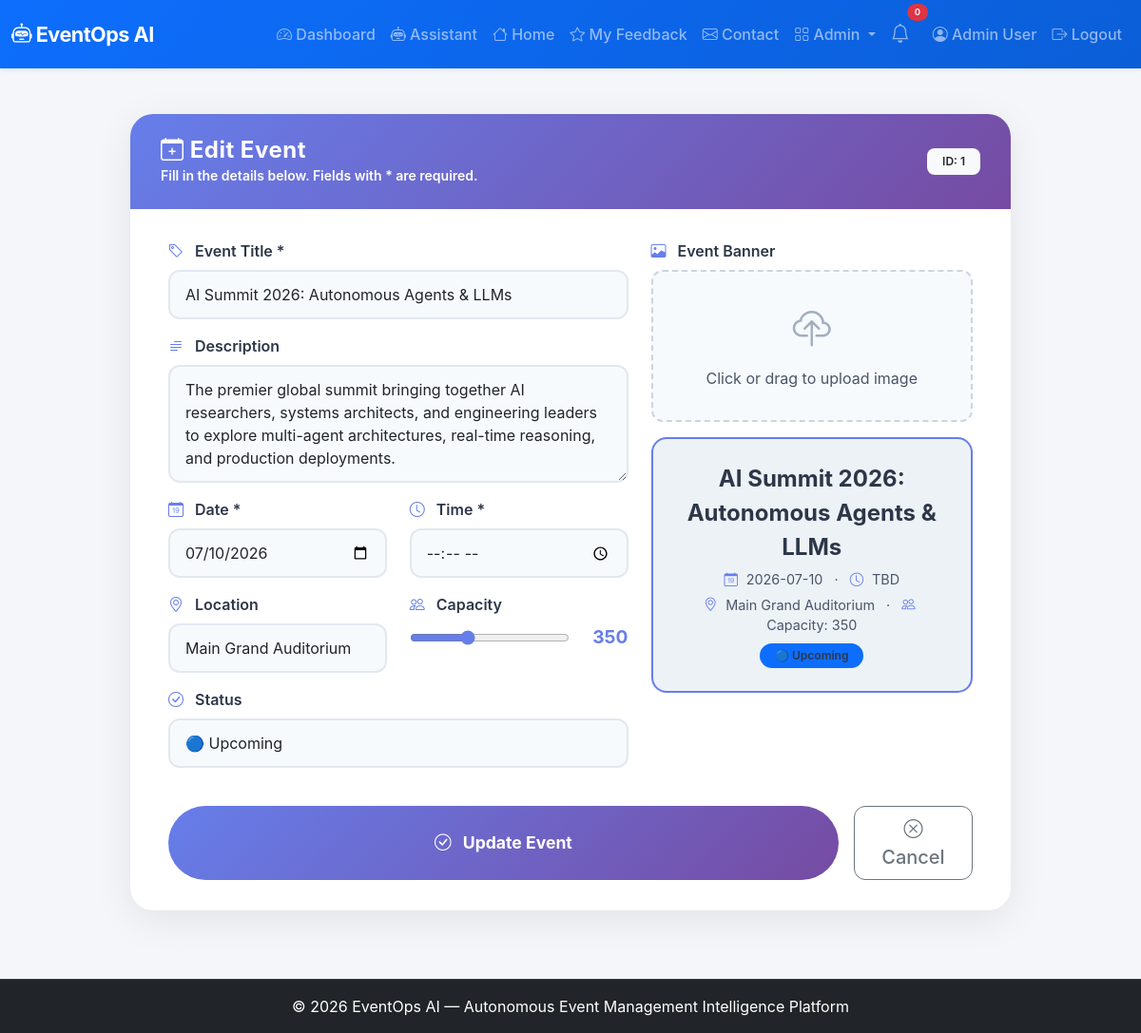
The page /admin/events/edit/1 (signed in) on the database its author committed.
### app.py (models this page shows, shortened)
class User(UserMixin, db.Model):
    id = db.Column(db.Integer, primary_key=True)
    name = db.Column(db.String(100), nullable=False)
    email = db.Column(db.String(100), unique=True, nullable=False)
    password_hash = db.Column(db.String(200), nullable=False)
    role = db.Column(db.String(20), default='user')
    created_at = db.Column(db.DateTime, default=lambda: datetime.now(timezone.utc))

class Event(db.Model):
    id = db.Column(db.Integer, primary_key=True)
    title = db.Column(db.String(200), nullable=False)
    description = db.Column(db.Text)
    date = db.Column(db.String(50))
    time = db.Column(db.String(50))
    location = db.Column(db.String(200))
    capacity = db.Column(db.Integer)
    status = db.Column(db.String(20), default='upcoming')
    created_at = db.Column(db.DateTime, default=lambda: datetime.now(timezone.utc))

### app.py (the view, shortened to what this page needs)
@app.route('/admin/events/edit/<int:event_id>', methods=['GET', 'POST'])
@login_required
def admin_event_edit(event_id):
    if current_user.role != 'admin':
        abort(403)
    event = Event.query.get_or_404(event_id)
    return render_template('admin_event_form.html', event=event)

### app.py (called while the page is built)
@login_manager.user_loader
def load_user(user_id):
    return User.query.get(int(user_id))

### templates/admin_event_form.html (shortened to what this page needs)
{% extends "base.html" %}
{% block content %}
<div class="container py-4">
    <div class="row justify-content-center">
        <div class="col-lg-10">
            <div class="card form-card">
                <div class="card-header">
                    <div class="d-flex justify-content-between align-items-center">
                        <div>
                            <h4 class="mb-0"><i class="bi bi-calendar-plus"></i> {% if event %}Edit Event{% else
                                %}Create New Event{% endif %}</h4>
                            <small>Fill in the details below. Fields with * are required.</small>
                        </div>
                        <span class="badge bg-light text-dark px-3 py-2">
                            {% if event %}ID: {{ event.id }}{% else %}New{% endif %}
                        </span>
                    </div>
                </div>
                <div class="card-body">
                    <form method="POST" enctype="multipart/form-data" id="eventForm">
                        <div class="row g-4">
                            <div class="col-md-7">
                                <div class="mb-3">
                                    <label for="title" class="form-label"><i class="bi bi-tag"></i> Event Title
                                        *</label>
                                    <input type="text" class="form-control" id="title" name="title"
                                        value="{{ event.title if event else '' }}" placeholder="e.g., AI Summit 2026"
                                        required>
                                </div>
                                <div class="mb-3">
                                    <label for="description" class="form-label"><i class="bi bi-text-paragraph"></i>
                                        Description</label>
                                    <textarea class="form-control" id="description" name="description" rows="4"
                                        placeholder="Describe your event…">{{ event.description if event else '' }}</textarea>
                                </div>
                                <div class="row">
                                    <div class="col-md-6 mb-3">
                                        <label for="date" class="form-label"><i class="bi bi-calendar-date"></i> Date
                                            *</label>
                                        <input type="date" class="form-control" id="date" name="date"
                                            value="{{ event.date if event else '' }}" required>
                                    </div>
                                    <div class="col-md-6 mb-3">
                                        <label for="time" class="form-label"><i class="bi bi-clock"></i> Time *</label>
                                        <input type="time" class="form-control" id="time" name="time"
                                            value="{{ event.time if event else '' }}" required>
                                    </div>
                                </div>
                                <div class="row">
                                    <div class="col-md-6 mb-3">
                                        <label for="location" class="form-label"><i class="bi bi-geo-alt"></i>
                                            Location</label>
                                        <input type="text" class="form-control" id="location" name="location"
                                            value="{{ event.location if event else '' }}"
                                            placeholder="e.g., Main Hall, Room 101">
                                    </div>
                                    <div class="col-md-6 mb-3">
                                        <label for="capacity" class="form-label"><i class="bi bi-people"></i>
                                            Capacity</label>
                                        <div class="d-flex align-items-center gap-3">
                                            <input type="range" class="capacity-slider" id="capacitySlider"
                                                name="capacity" min="0" max="1000" step="10"
                                                value="{{ event.capacity if event else 100 }}">
                                            <span class="capacity-value" id="capacityDisplay">{{ event.capacity if event
                                                else 100 }}</span>
                                        </div>
                                    </div>
                                </div>
                                <div class="mb-3">
                                    <label for="status" class="form-label"><i class="bi bi-check-circle"></i>
                                        Status</label>
                                    <select class="form-select" id="status" name="status">
                                        <option value="upcoming" {% if event and event.status=='upcoming' %}selected{%
                                            endif %}>🔵 Upcoming</option>
                                    </select>
                                </div>
                            </div>
                            <div class="col-md-5">
                                <div class="mb-3">
                                    <label class="form-label"><i class="bi bi-image"></i> Event Banner</label>
                                    <div class="image-upload-wrapper" id="imageUploadWrapper">
                                        <i class="bi bi-cloud-upload"></i>
                                        <div class="upload-text">Click or drag to upload image</div>
                                    </div>
                                </div>
                                <div class="preview-card" id="previewCard">
                                    <div class="preview-content" style="display:none; width:100%;">
                                        <div class="preview-title" id="previewTitle">Event Title</div>
                                        <div class="preview-meta">
                                            <span id="previewDate"> Date</span>
                                            <span class="mx-2">·</span>
                                            <span id="previewTime"> Time</span>
                                        </div>
                                        <div class="preview-meta">
                                            <span id="previewLocation"> Location</span>
                                            <span class="mx-2">·</span>
                                            <span id="previewCapacity"> Capacity: </span>
                                        </div>
                                        <span class="preview-badge" id="previewStatusBadge">🟢 Upcoming</span>
                                    </div>
                                </div>
                            </div>
                        </div>
                        <div class="d-flex gap-3 mt-4">
                            <button type="submit" class="btn btn-submit">
                                <i class="bi bi-check-circle"></i> {% if event %}Update Event{% else %}Create Event{%
                                endif %}
                            </button>
                            <a href="{{ url_for('admin_events') }}" class="btn btn-outline-secondary btn-lg px-4">
                                <i class="bi bi-x-circle"></i> Cancel
                            </a>
                        </div>
                    </form>
                </div>
            </div>
        </div>
    </div>
</div>
{% endblock %}

### templates/base.html (shortened to what this page needs)
<!DOCTYPE html>
<html lang="en">
<head>
    <link href="https://cdn.jsdelivr.net/npm/bootstrap@5.3.0/dist/css/bootstrap.min.css" rel="stylesheet">
    <link rel="stylesheet" href="https://cdn.jsdelivr.net/npm/bootstrap-icons@1.11.0/font/bootstrap-icons.css">
    <link rel="stylesheet" href="{{ url_for('static', filename='css/style.css') }}">
</head>
<body>
    <nav class="navbar navbar-expand-lg navbar-dark bg-primary shadow-sm">
        <div class="container-fluid">
            <a class="navbar-brand fw-bold" href="{{ url_for('index') }}">
                <i class="bi bi-robot"></i> EventOps AI
            </a>
            <div class="collapse navbar-collapse" id="navbarNav">
                <ul class="navbar-nav ms-auto align-items-lg-center">
                    {% if current_user.is_authenticated %}
                    <li class="nav-item">
                        <a class="nav-link" href="{{ url_for('dashboard') }}">
                            <i class="bi bi-speedometer2"></i> Dashboard
                        </a>
                    </li>
                    <li class="nav-item">
                        <a class="nav-link" href="{{ url_for('assistant_page') }}">
                            <i class="bi bi-robot"></i> Assistant
                        </a>
                    </li>
                    <li class="nav-item">
                        <a class="nav-link" href="{{ url_for('index') }}">
                            <i class="bi bi-house"></i> Home
                        </a>
                    </li>
                    <li class="nav-item">
                        <a class="nav-link" href="{{ url_for('feedback_list') }}">
                            <i class="bi bi-star"></i> My Feedback
                        </a>
                    </li>
                    <li class="nav-item">
                        <a class="nav-link" href="{{ url_for('contact') }}">
                            <i class="bi bi-envelope"></i> Contact
                        </a>
                    </li>
                    {% if current_user.role == 'admin' %}
                    <li class="nav-item dropdown">
                        <a class="nav-link dropdown-toggle" href="#" role="button" data-bs-toggle="dropdown">
                            <i class="bi bi-grid"></i> Admin
                        </a>
                    </li>
                    {% endif %}
                    <li class="nav-item position-relative me-2">
                        <a class="nav-link" href="#" title="Notifications" data-bs-toggle="dropdown">
                            <i class="bi bi-bell fs-5"></i>
                            <span
                                class="position-absolute top-0 start-100 translate-middle badge rounded-pill bg-danger"
                                style="font-size:0.6rem;">
                                0
                            </span>
                        </a>
                    </li>
                    <li class="nav-item">
                        <a class="nav-link" href="{{ url_for('profile') }}">
                            <i class="bi bi-person-circle"></i> {{ current_user.name }}
                        </a>
                    </li>
                    <li class="nav-item">
                        <a class="nav-link" href="{{ url_for('logout') }}">
                            <i class="bi bi-box-arrow-right"></i> Logout
                        </a>
                    </li>
                    {% endif %}
                </ul>
            </div>
        </div>
    </nav>
    <main class="container-fluid py-4">
        {% block content %}{% endblock %}
    </main>
    <footer class="footer bg-dark text-white py-3 mt-4">
        <div class="container text-center">
            <span>© 2026 EventOps AI — Autonomous Event Management Intelligence Platform</span>
        </div>
    </footer>
</body>
</html>

### static/css/style.css (style rules this page uses)
:root { --primary-color: #0d6efd; --primary-hover: #0b5ed7; --secondary-color: #6c757d; --success-color: #198754; --warning-color: #ffc107; --danger-color: #dc3545; --dark-color: #212529; --bg-light: #f8f9fa; --card-shadow: 0 8px 24px rgba(13, 110, 253, 0.08); --hover-shadow: 0 14px 30px rgba(13, 110, 253, 0.15); }
body { background-color: #f4f6fa; color: #2c3e50; font-family: -apple-system, BlinkMacSystemFont, "Segoe UI", Roboto, "Helvetica Neue", Arial, sans-serif; min-height: 100vh; display: flex; flex-direction: column; }
main { flex: 1 0 auto; }
.card { border: none; border-radius: 1.25rem; box-shadow: 0 6px 18px rgba(0,0,0,0.05); transition: transform 0.25s ease, box-shadow 0.25s ease; overflow: hidden; }
.card-header { background: transparent; border-bottom: 1px solid rgba(0, 0, 0, 0.06); font-weight: 600; padding: 1.1rem 1.4rem; }
.navbar { background: linear-gradient(135deg, #0d6efd, #0b5ed7) !important; padding-top: 0.8rem; padding-bottom: 0.8rem; }
.navbar-brand { font-size: 1.35rem; letter-spacing: -0.5px; }
.nav-link { font-weight: 500; transition: color 0.2s ease, opacity 0.2s ease; }
.btn { border-radius: 0.75rem; font-weight: 500; padding: 0.5rem 1.2rem; transition: all 0.2s ease; }
.badge { padding: 0.45em 0.8em; font-weight: 600; border-radius: 0.5rem; }
footer { border-top: 1px solid rgba(255, 255, 255, 0.1); }

### templates/admin_event_form.html (style rules this page uses)
.form-card { border: none; border-radius: 1.5rem; box-shadow: 0 10px 40px rgba(0, 0, 0, 0.08); overflow: hidden; background: white; }
.form-card .card-header { background: linear-gradient(135deg, #667eea 0%, #764ba2 100%); color: white; padding: 1.5rem 2rem; border: none; }
.form-card .card-header h4 { font-weight: 700; letter-spacing: 0.5px; }
.form-card .card-body { padding: 2rem 2.5rem; }
.form-label { font-weight: 600; color: #2d3748; }
.form-label i { margin-right: 0.5rem; color: #667eea; }
.form-control, .form-select { border: 2px solid #e2e8f0; border-radius: 0.75rem; padding: 0.75rem 1rem; transition: all 0.2s ease; background: #f7fafc; }
.capacity-slider { width: 100%; accent-color: #667eea; }
.capacity-value { font-weight: 700; color: #667eea; font-size: 1.2rem; margin-left: 0.5rem; }
.preview-card { background: #f7fafc; border-radius: 1rem; padding: 1.5rem; border: 2px dashed #cbd5e0; transition: all 0.3s ease; min-height: 150px; display: flex; flex-direction: column; justify-content: center; align-items: center; color: #a0aec0; text-align: center; }
.preview-card.has-content { border-style: solid; border-color: #667eea; background: #edf2f7; color: #2d3748; }
.preview-card .preview-title { font-size: 1.5rem; font-weight: 700; color: #2d3748; }
.preview-card .preview-meta { font-size: 0.9rem; color: #4a5568; margin-top: 0.3rem; }
.preview-card .preview-badge { display: inline-block; padding: 0.25rem 1rem; border-radius: 50px; font-size: 0.75rem; font-weight: 600; margin-top: 0.5rem; }
.btn-submit { background: linear-gradient(135deg, #667eea, #764ba2); border: none; padding: 0.8rem 2rem; border-radius: 50px; font-weight: 700; color: white; transition: all 0.3s ease; width: 100%; font-size: 1.1rem; }
.btn-submit i { margin-right: 0.5rem; }
.image-upload-wrapper { border: 2px dashed #cbd5e0; border-radius: 0.75rem; padding: 2rem; text-align: center; cursor: pointer; transition: all 0.2s ease; background: #f7fafc; }
.image-upload-wrapper i { font-size: 2.5rem; color: #a0aec0; }
.image-upload-wrapper .upload-text { color: #4a5568; margin-top: 0.5rem; }

### rows shown on the page
User: name "Admin User"
Event: id "1", title "AI Summit 2026: Autonomous Agents & LLMs", description "The premier global summit bringing together AI researchers, systems architects, and engineering leaders to explore multi-agent architectures, real-time reasoning, and production deployments.", date "07/10/2026", location "Main Grand Auditorium", capacity "350", status "🔵 Upcoming"
